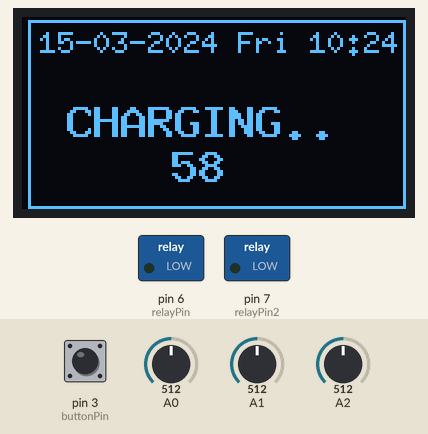
A sketch run on a simulated Arduino Uno, built with avr-gcc and run on an emulated ATmega328P. Parts: 128×64 one-colour display, switched loads named in the sketch (green lamp = pin HIGH). Inputs (shaded band) come from the test bench; at power-on: A0 = 512, pin 3 (buttonPin) LOW, A1 = 512, A2 = 512. The local clock reads 2024-03-15 10:24:30 at power-on unless the sketch sets it; what the sketch prints to the serial monitor is not drawn.

Above: at 5.6 s.
5.7 s: A0 set to 107
7.2 s: A0 set to 92
At 8.9 s:
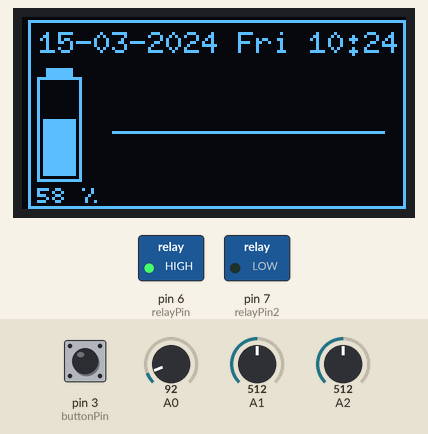
9.2 s: pin 3 (buttonPin) pulled HIGH for 0.15 s
At 11.5 s:
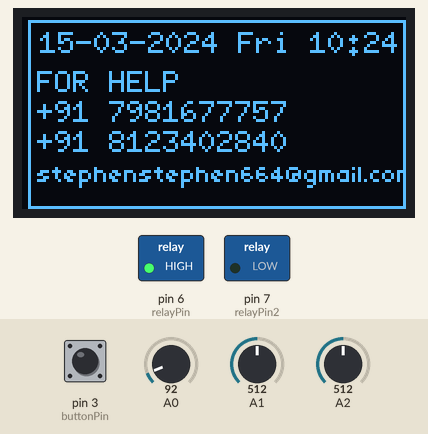
11.8 s: pin 3 (buttonPin) pulled HIGH for 1 s
At 12.13 s:
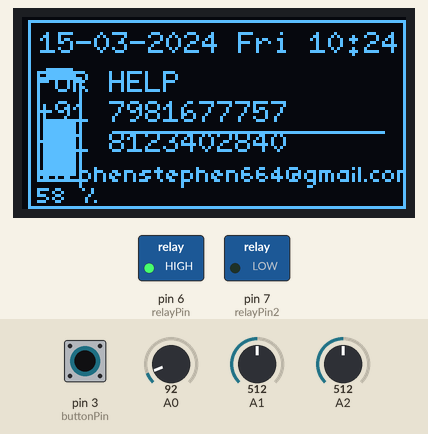
14.3 s: A1 set to 190
At 16.0 s:
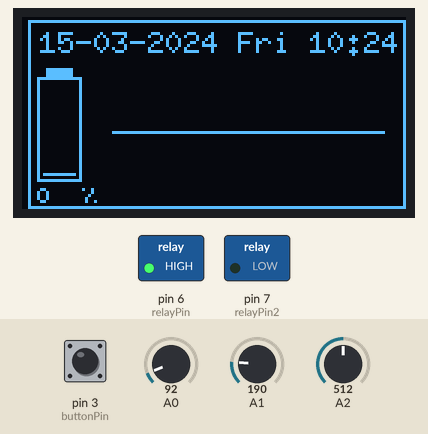
16.3 s: A2 set to 306
At 17.9 s:
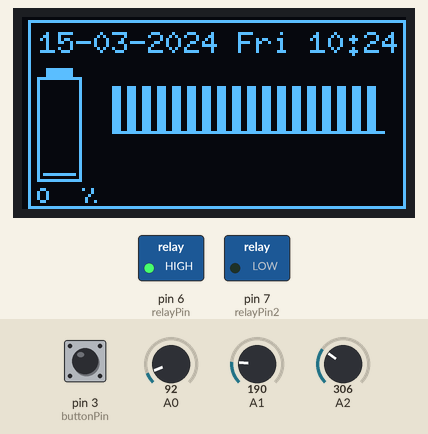
Timing chart, 0 to 19.4 s (numbered marks = the images above; inputs shaded):
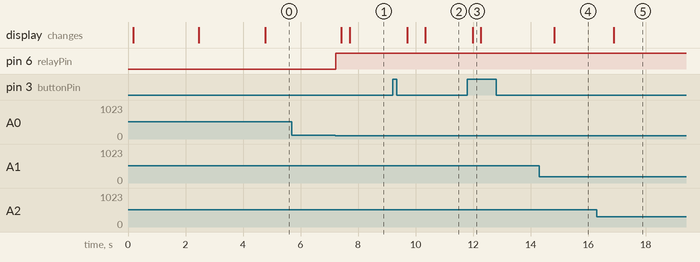

Measured:
- the behaviour switches between 100 and 99 on A0 (found by bisection; images 0 and 1)
- after the input at 5.7 s, every drawn part: stays the same
- after the input at 7.2 s, pin 6 (relayPin): LOW → HIGH at once; the display: first changes after 0.22 s (image 1 shows a later state)
- after the input at 9.2 s, the display: first changes after 0.51 s (image 2 shows a later state)
- after the input at 11.8 s, the display: changes after 0.19 s (image 3)
- after the input at 14.3 s, the display: changes after 0.52 s (image 4)

The sketch:

program.ino
```cpp
//*****************Libraries used*****************
#include <Wire.h>
#include <RTClib.h>
#include "U8glib.h"

RTC_DS3231 rtc;
U8GLIB_SSD1306_128X64 u8g(U8G_I2C_OPT_NONE|U8G_I2C_OPT_DEV_0);

//****************Initializations********************************

int       i,j;                                 //For loop values
int       initialValue = 0;                   //Value for spectrum
int       sensorValue;                        //Get A0 value
int       value[100];                         //Samples

const int buttonPin         = 3;              //Interupt touch pin for help()
const int relayPin          = 6;              //Relay control pin
const int relayPin2         = 7;              //2nd Relay control pin
float     current           = 0;              //Current value converted from analogRead
float     currentValue      = 0;              //Final Current Value
float     voltage           = 0;              //Voltage value converted from analogRead
float     voltageValue      = 0;              //Final Voltage Value
int       p                 = 0;              //Value used to define charging and discharging function
int       percentage;                         //Battery percentage
int       count             = 0;              //To fix intial value after 10 values
int       count2            = 0;              //To find if full charge
volatile bool flag = LOW;                     //Bool value to define usual or help function
volatile bool flag2 = HIGH;                   //To take intial value;

//******************Function Calls*********************
void discharging();
void charging();
void background();
void battery();
void help();
void pageHi();
void pageWelcome();
void interrupt();

void (*pages[])() = { pageHi, pageWelcome};

////////////////*********************************************************************************************///////////////////

void setup () {
  Serial.begin(115200);
  pinMode(relayPin, OUTPUT);
  pinMode(relayPin2, OUTPUT);

//**************Setup nitializations******************
  if (! rtc.begin()) {
    Serial.println("Couldn't find RTC");
    Serial.flush();
    abort();
  }

    if ( u8g.getMode() == U8G_MODE_R3G3B2 ) {
    u8g.setColorIndex(255);     // white
  }
  else if ( u8g.getMode() == U8G_MODE_GRAY2BIT ) {
    u8g.setColorIndex(3);         // max intensity
  }
  else if ( u8g.getMode() == U8G_MODE_BW ) {
    u8g.setColorIndex(1);         // pixel on
  }
  else if ( u8g.getMode() == U8G_MODE_HICOLOR ) {
    u8g.setHiColorByRGB(255,255,255);
  }

  attachInterrupt(digitalPinToInterrupt(buttonPin), interrupt, RISING);
  digitalWrite(relayPin, LOW);
  digitalWrite(relayPin2, LOW);

//*********************Starting Pages*********************
  for(i =0; i<2; i++) {
  u8g.firstPage();
  do {
    (*pages[p])();
  } while( u8g.nextPage() );
  delay(2000);
  p = p+1;
  }
}

///////////////*********************************************************************************************//////////////////

void loop() {
//  digitalWrite(relayPin, HIGH);
//  digitalWrite(relayPin2, HIGH);
  int value2;
  int value3;
  float voltage5V = 0;

  voltage = 0;
  p = 0;
  for(j=0; j<100; j++) {
    value2 = analogRead(A1);
    sensorValue = analogRead(A2);
    value[j] = sensorValue - initialValue;
    if(flag2 == HIGH && count == 5) {  initialValue = sensorValue; flag2 = LOW;}
//    Serial.print(sensorValue);
//    Serial.print("     ");
//    Serial.println(initialValue);
    voltage5V = value2 * 0.0216;
    voltage = voltage + voltage5V;
    if(value[j] > 15) { value[j] = 15; }
    if(value[j] < -15) { value[j] = -15; }
  }
  count++;
  voltageValue = voltage/100;
//  digitalWrite(2, HIGH);

///******************OLED*****************************
     u8g.firstPage();
  do {
          background();

      //    Serial.println(value1);
      //    Serial.println(value2);
      //    Serial.println(initialValue);
      //    Serial.println(voltage5V);
      //    Serial.println(voltageValue);
      //    Serial.println(percentage);

          if (flag == LOW) {
                int value = analogRead(A0);
                if(value < 100) { discharging();}                      //discharge and charge decision
                else { charging();}
          }
          else { help(); }
  } while(u8g.nextPage());
  delay(10);
}

///////////////*********************************************************************************************//////////////////

//************Function called during charging**************
void charging() {
  digitalWrite(relayPin, LOW);
  percentage = (28.571 * voltageValue) - 257.14;
  if(percentage >= 100) {
    count2++;
    if(count2 >= 200) {
      while(1) {
        digitalWrite(relayPin2, HIGH);
        u8g.setFont(u8g_font_9x15Br);
        u8g.drawStr( 15, 40, "CHARGE FULL");
      }
    }
  }
  else {
    digitalWrite(relayPin2, LOW);
    u8g.setFont(u8g_font_9x15Br);
    u8g.drawStr( 15, 40, "CHARGING..");
    u8g.setPrintPos(50, 55);
    u8g.print(percentage);
    }
}

//***********Function called during discharging************
void discharging() {
  digitalWrite(relayPin, HIGH);
  percentage = (28.571 * voltageValue) - 257.14;
  if (percentage > 99) { percentage = 100; }
  if (percentage < 1) { percentage = 0; }

  u8g.drawLine(30, 38, 120, 38);
      for (j=0; j<90; j+=5) {
        u8g.drawLine(30+j, 38, 30+j, 38+value[j]);
        u8g.drawLine(30+j+1, 38, 30+j+1, 38+value[j]);
        u8g.drawLine(30+j+2, 38, 30+j+2, 38+value[j]);
      }
  battery();
}

//************Help function with contact details***********
void help() {
  u8g.setFont(u8g_font_6x10);
  u8g.drawStr( 5, 25, "FOR HELP");
  u8g.drawStr( 5, 35, "+91 7981677757");
  u8g.drawStr( 5, 45, "+91 8123402840");
  u8g.setFont(u8g_font_04b_03);
  u8g.drawStr( 5, 55, "stephenstephen664@gmail.com");
}

//************Main background fucction with RTC*****************
void background() {
  DateTime now = rtc.now();
  char buf4[] = "DD-MM-YYYY DDD hh:mm";
  Serial.println(now.toString(buf4));
  u8g.setFont(u8g_font_6x10);
  u8g.drawFrame(2,1,126,63);
  u8g.drawStr( 6, 12, buf4); //date and time
}

//*****************Battery function for battery percentage and current*******************
void battery() {
  int a = (-0.3 * percentage)+30;
  Serial.println(a);
  u8g.drawFrame(5,20,15,35);              // battery frame
  u8g.drawBox(8,17,9,4);                  //battery top small box
  u8g.drawBox(7,22+a,11,31-a);            // battery percentage inside box
  u8g.setFont(u8g_font_04b_03);
  u8g.setPrintPos(5, 62);
  u8g.print(percentage);
  u8g.drawStr( 20, 62, "%");
//  Serial.println(percentage);
}

//***********Interrupt for initial two pages written in setup()*******************
void interrupt() {
  flag = !flag;
//  Serial.println("Interrupt");
  delay(50);
}

//********************"Hi" page in setup()*******************************
void pageHi() {
  u8g.setFont(u8g_font_9x15Br);
  u8g.drawStr( 60, 15, "Hi");
  u8g.drawStr( 35, 32, "Earaddy");
  u8g.drawStr( 35, 60, "Kavitha");
  u8g.setFont(u8g_font_6x10);
  u8g.drawStr( 65, 45, "&");

}

//********************"Welcome" page in setup()************************
void pageWelcome() {
  u8g.setFont(u8g_font_9x15Br);
  u8g.drawStr( 33, 20, "Welcome");
  u8g.drawStr( 26, 45, "Veeresh");
  u8g.drawStr( 17, 60, "Music World");
  u8g.setFont(u8g_font_6x10);
  u8g.drawStr( 60, 32, "to");
}
```
